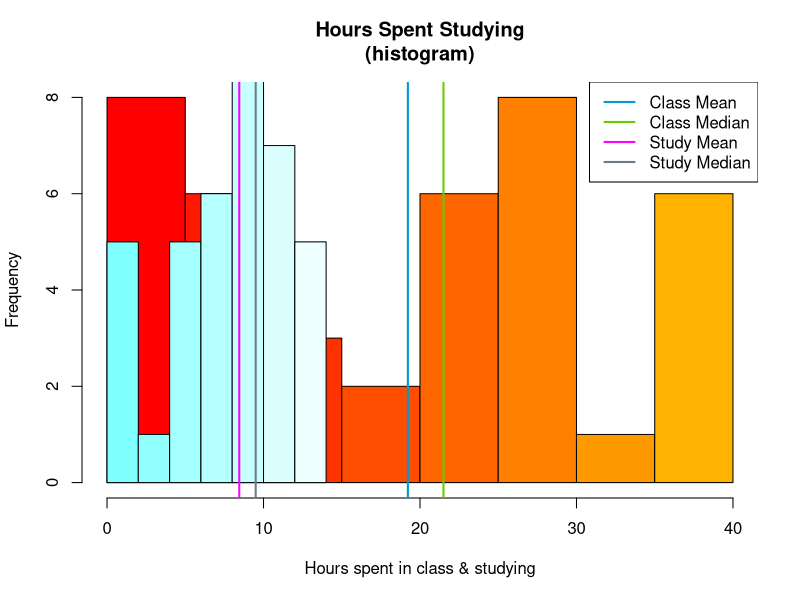

The R source for this figure:
df <- read.csv("sample_data.csv")

png('hist_compare.png')
hist(df$studyHrs,
     col=heat.colors(max(df$inClassHrs)),
     main="Hours Spent Studying\n(histogram)",
     xlab="Hours spent in class & studying")
abline(v=mean(df$studyHrs),
       col="deepskyblue3",
       lwd=2)
abline(v=median(df$studyHrs),
       col="chartreuse3",
       lwd=2)

hist(df$inClassHrs,
     col=cm.colors(max(df$inClassHrs)),
     main="Hours spent in Class\n(histogram)",
     xlab="Hours spent in class & studying",
     add=TRUE)
abline(v=mean(df$inClassHrs),
       col="magenta",
       lwd=2)
abline(v=median(df$inClassHrs),
       col="lightsteelblue4",
       lwd=2)

legend(x="topright",
       c("Class Mean","Class Median","Study Mean","Study Median"),
       col=c("deepskyblue3", "chartreuse3","magenta","lightsteelblue4"),
       lwd=c(2,2))
dev.off()
